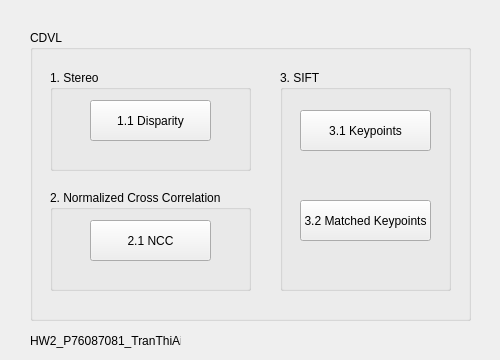
<?xml version="1.0" encoding="UTF-8"?>
<ui version="4.0">
 <class>Widget_HW2</class>
 <widget class="QWidget" name="Widget_HW2">
  <property name="geometry">
   <rect>
    <x>0</x>
    <y>0</y>
    <width>500</width>
    <height>360</height>
   </rect>
  </property>
  <property name="minimumSize">
   <size>
    <width>500</width>
    <height>360</height>
   </size>
  </property>
  <property name="maximumSize">
   <size>
    <width>500</width>
    <height>360</height>
   </size>
  </property>
  <property name="windowTitle">
   <string>HW2_P76087081_TranThiAi</string>
  </property>
  <property name="windowIcon">
   <iconset>
    <normaloff>cvHw1.ico</normaloff>cvHw1.ico</iconset>
  </property>
  <widget class="QGroupBox" name="groupCVDL">
   <property name="geometry">
    <rect>
     <x>30</x>
     <y>30</y>
     <width>441</width>
     <height>291</height>
    </rect>
   </property>
   <property name="title">
    <string>CDVL</string>
   </property>
   <widget class="QGroupBox" name="group_stereo">
    <property name="geometry">
     <rect>
      <x>20</x>
      <y>40</y>
      <width>201</width>
      <height>101</height>
     </rect>
    </property>
    <property name="title">
     <string>1. Stereo</string>
    </property>
    <widget class="QPushButton" name="btn_disparity">
     <property name="geometry">
      <rect>
       <x>40</x>
       <y>30</y>
       <width>121</width>
       <height>41</height>
      </rect>
     </property>
     <property name="text">
      <string>1.1 Disparity</string>
     </property>
    </widget>
   </widget>
   <widget class="QGroupBox" name="group_NCC">
    <property name="geometry">
     <rect>
      <x>20</x>
      <y>160</y>
      <width>201</width>
      <height>101</height>
     </rect>
    </property>
    <property name="title">
     <string>2. Normalized Cross Correlation</string>
    </property>
    <widget class="QPushButton" name="btn_ncc">
     <property name="geometry">
      <rect>
       <x>40</x>
       <y>30</y>
       <width>121</width>
       <height>41</height>
      </rect>
     </property>
     <property name="text">
      <string>2.1 NCC</string>
     </property>
    </widget>
   </widget>
   <widget class="QGroupBox" name="group_sift">
    <property name="geometry">
     <rect>
      <x>250</x>
      <y>40</y>
      <width>171</width>
      <height>221</height>
     </rect>
    </property>
    <property name="title">
     <string>3. SIFT</string>
    </property>
    <widget class="QPushButton" name="btn_keypoints">
     <property name="geometry">
      <rect>
       <x>20</x>
       <y>40</y>
       <width>131</width>
       <height>41</height>
      </rect>
     </property>
     <property name="text">
      <string>3.1 Keypoints</string>
     </property>
    </widget>
    <widget class="QPushButton" name="btn_MK">
     <property name="geometry">
      <rect>
       <x>20</x>
       <y>130</y>
       <width>131</width>
       <height>41</height>
      </rect>
     </property>
     <property name="text">
      <string>3.2 Matched Keypoints</string>
     </property>
    </widget>
   </widget>
  </widget>
  <widget class="QLabel" name="label_myname">
   <property name="geometry">
    <rect>
     <x>30</x>
     <y>330</y>
     <width>151</width>
     <height>21</height>
    </rect>
   </property>
   <property name="text">
    <string>HW2_P76087081_TranThiAi</string>
   </property>
  </widget>
 </widget>
 <resources/>
 <connections/>
</ui>
